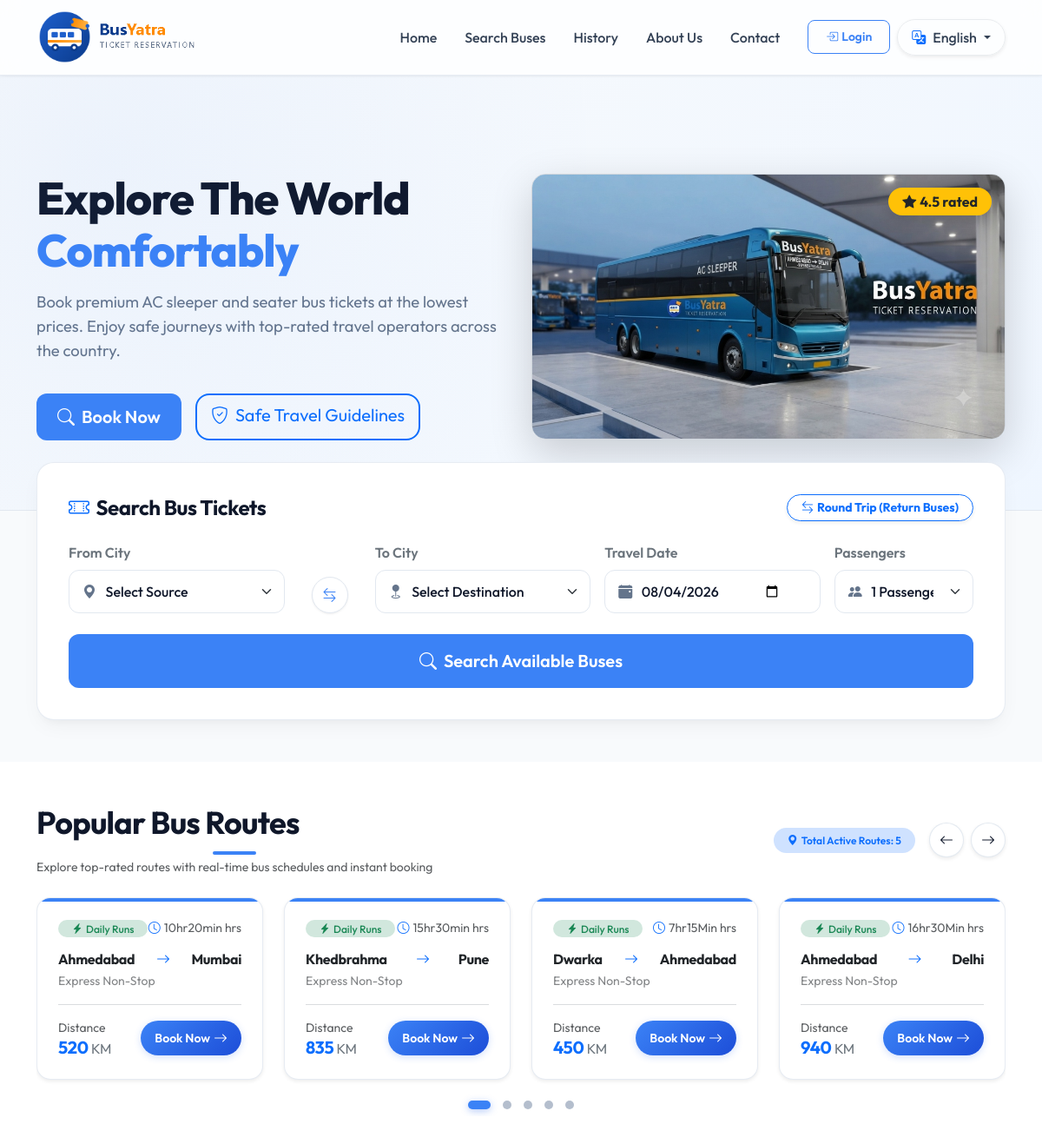
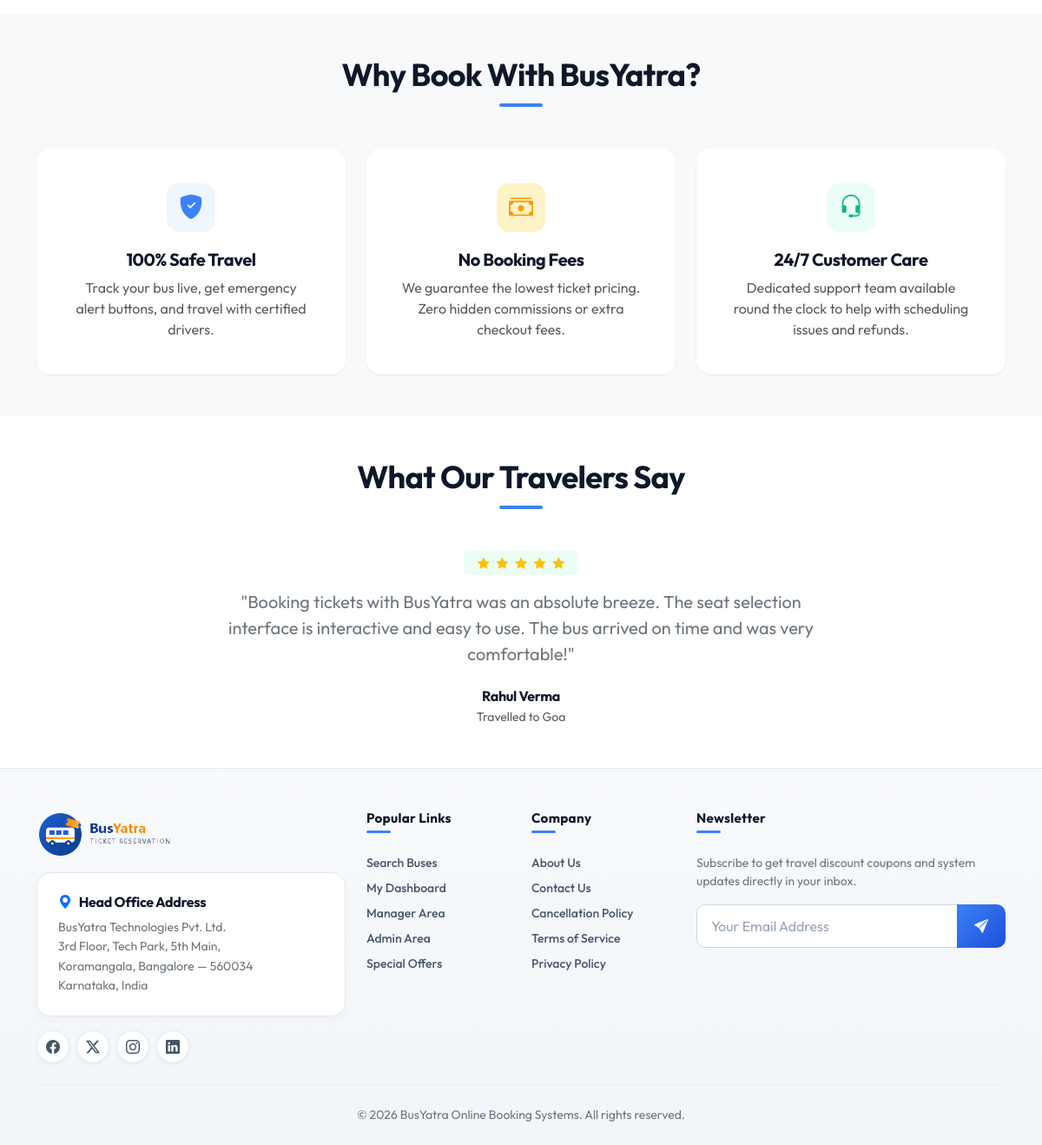
The app's page /index/ with its own data (2 pictures, top to bottom).
### Bus/models.py (models this page shows, shortened)
class Route(models.Model):
    manager = models.ForeignKey(User, on_delete=models.CASCADE)
    source = models.CharField(max_length=100)
    destination = models.CharField(max_length=100)
    distance = models.IntegerField()      # KM
    duration = models.CharField(max_length=50)

### Bus/views.py (the view)
# urls.py: path('index/', views.index, name='index'),
def index(request):
    try:
        routes = Route.objects.all()
        sources = Bus.objects.values_list('source', flat=True).distinct().order_by('source')
        destinations = Bus.objects.values_list('destination', flat=True).distinct().order_by('destination')
        context = {
            'routes': routes,
            'sources': sources,
            'destinations': destinations
        }
        return render(request, 'index.html', context)
    except Exception as e:
        logger.error(f"Error loading homepage: {e}")
        return HttpResponse("An error occurred loading the home page.")

### Bus/context_processors.py (called while the page is built)
def login_user(request):
    email = request.session.get('email')
    if email:
        try:
            user = User.objects.get(email=email)
            return {'login_user': user}
        except User.DoesNotExist:
            pass
    return {'login_user': None}

### Bus/templates/index.html (shortened to what this page needs)
{% extends 'base.html' %}
{% load static %}
{% block content %}
<header class="hero-section">
    <div class="container">
        <div class="row align-items-center gy-4">
            <div class="col-lg-6 text-center text-lg-start">
                <h1 class="hero-title mb-3">Explore The World <span>Comfortably</span></h1>
                <p class="hero-subtitle">Book premium AC sleeper and seater bus tickets at the lowest prices. Enjoy safe
                    journeys with top-rated travel operators across the country.</p>
                <div class="d-flex flex-wrap justify-content-center justify-content-lg-start gap-3">
                    <a href="{% url 'bus_list' %}" class="btn btn-primary-custom btn-lg"><i
                            class="bi bi-search me-2"></i>Book Now</a>
                    <a href="{% url 'travel_guidelines' %}" class="btn btn-outline-primary btn-lg border-2 rounded-4"><i
                            class="bi bi-shield-check me-2"></i>Safe Travel Guidelines</a>
                </div>
            </div>
            <div class="col-lg-6 text-center">
                <div class="position-relative d-inline-block">
                    <img src="{% static 'assets/images/hero-bus.jpg' %}" alt="Travel Bus Banner"
                        class="img-fluid rounded-4 shadow-lg border border-secondary border-opacity-25"
                        style="max-height: 400px; object-fit: cover;">
                    <span
                        class="position-absolute top-0 end-0 m-3 badge rounded-pill bg-warning text-dark px-3 py-2 fs-6 shadow">
                        <i class="bi bi-star-fill me-1"></i>4.5 rated
                    </span>
                </div>
            </div>
        </div>
    </div>
</header>
<section id="search-section" class="container mb-5">
    <div class="search-card">
        <div class="d-flex align-items-center justify-content-between flex-wrap gap-2 mb-4">
            <h4 class="mb-0 text-navy-dark"><i class="bi bi-ticket-perforated text-primary me-2"></i>Search Bus Tickets</h4>
            <div>
                <label class="btn btn-outline-primary rounded-pill btn-sm fw-bold px-3 d-flex align-items-center gap-1 shadow-sm" for="homeRoundTrip" style="cursor: pointer;">
                    <i class="bi bi-arrow-left-right"></i> Round Trip (Return Buses)
                </label>
            </div>
        </div>
        <form action="{% url 'bus_list' %}" method="GET" id="busSearchForm">
            <div class="row g-3 align-items-end">
                <div class="col-lg-3 col-md-6">
                    <label class="form-label fw-semibold text-secondary">From City</label>
                    <div class="input-group-custom">
                        <select class="form-select" name="from" id="fromCity">
                            <option value="" selected>Select Source</option>
                        </select>
                    </div>
                </div>
                <div class="col-lg-1 col-md-12 text-center my-2 my-lg-0">
                    <button type="button" class="btn btn-swap-cities" id="swapBtn" title="Swap Cities">
                        <i class="bi bi-arrow-left-right"></i>
                    </button>
                </div>
                <div class="col-lg-3 col-md-6">
                    <label class="form-label fw-semibold text-secondary">To City</label>
                    <div class="input-group-custom">
                        <select class="form-select" name="to" id="toCity">
                            <option value="" selected>Select Destination</option>
                        </select>
                    </div>
                </div>
                <div class="col-lg-3 col-md-6">
                    <label class="form-label fw-semibold text-secondary">Travel Date</label>
                    <div class="input-group-custom">
                        <input type="date" class="form-control" name="date" id="travelDate" required>
                    </div>
                </div>
                <div class="col-lg-2 col-md-6">
                    <label class="form-label fw-semibold text-secondary">Passengers</label>
                    <div class="input-group-custom">
                        <select class="form-select" name="passengers" id="passengers" required>
                            <option value="1" selected>1 Passenger</option>
                        </select>
                    </div>
                </div>
                <div class="col-12 mt-4">
                    <button type="submit" class="btn btn-primary-custom w-100 py-3 fs-5">
                        <i class="bi bi-search me-2"></i>Search Available Buses
                    </button>
                </div>
            </div>
        </form>
    </div>
</section>
<section class="py-5 bg-white position-relative overflow-hidden">
    <div class="container">
        <div class="d-flex flex-column flex-md-row justify-content-between align-items-md-center mb-4 gap-3">
            <div>
                <h2 class="section-title text-start mb-1">Popular Bus Routes</h2>
                <p class="text-muted mb-0 small">Explore top-rated routes with real-time bus schedules and instant booking</p>
            </div>
            <div class="d-flex align-items-center gap-3">
                <span class="badge bg-primary-subtle text-primary px-3 py-2 rounded-pill fw-semibold">
                    <i class="bi bi-geo-alt-fill me-1"></i>Total Active Routes: {{ routes.count }}
                </span>
                <div class="shadcn-carousel-controls d-flex align-items-center gap-2">
                    <button type="button" class="carousel-btn-prev btn rounded-circle shadow-sm" aria-label="Previous Slide">
                        <i class="bi bi-arrow-left"></i>
                    </button>
                    <button type="button" class="carousel-btn-next btn rounded-circle shadow-sm" aria-label="Next Slide">
                        <i class="bi bi-arrow-right"></i>
                    </button>
                </div>
            </div>
        </div>
        {% if routes %}
        <div class="swiper popular-routes-swiper pb-2">
            <div class="swiper-wrapper">
                {% for route in routes %}
                <div class="swiper-slide h-auto">
                    <div class="card route-card-carousel h-100 border-0 shadow-sm rounded-4 p-3 bg-white">
                        <div class="card-body p-2 d-flex flex-column justify-content-between">
                            <div>
                                <div class="d-flex justify-content-between align-items-center mb-3">
                                    <span class="badge bg-success-subtle text-success px-3 py-1 rounded-pill small fw-medium">
                                        <i class="bi bi-lightning-charge-fill me-1"></i>Daily Runs
                                    </span>
                                    <span class="text-muted small">
                                        <i class="bi bi-clock me-1 text-primary"></i>{{ route.duration }} hrs
                                    </span>
                                </div>
                                <h5 class="card-title fw-bold text-navy-dark mb-1 d-flex align-items-center justify-content-between fs-6">
                                    <span>{{ route.source }}</span>
                                    <i class="bi bi-arrow-right text-primary mx-2 route-arrow-icon"></i>
                                    <span>{{ route.destination }}</span>
                                </h5>
                                <p class="text-muted small mb-0 opacity-75">Express Non-Stop</p>
                            </div>
                            <div>
                                <hr class="my-3 text-secondary opacity-25">
                                <div class="d-flex justify-content-between align-items-center">
                                    <div>
                                        <span class="text-muted small d-block">Distance</span>
                                        <h4 class="text-primary fw-bold mb-0 fs-5">
                                            {{ route.distance }} <span class="fs-6 fw-normal text-secondary">KM</span>
                                        </h4>
                                    </div>
                                    <a href="{% url 'bus_list' %}?from={{ route.source|urlencode }}&to={{ route.destination|urlencode }}&source={{ route.source|urlencode }}&destination={{ route.destination|urlencode }}"
                                        class="btn btn-primary rounded-pill px-3 py-2 d-flex align-items-center gap-1 route-arrow-btn">
                                        <span class="small fw-semibold">Book Now</span>
                                        <i class="bi bi-arrow-right fs-6"></i>
                                    </a>
                                </div>
                            </div>
                        </div>
                    </div>
                </div>
                {% endfor %}
            </div>
            <div class="swiper-pagination"></div>
        </div>
        {% else %}
        <div class="text-center py-5">
            <h5 class="text-muted">No Routes Available</h5>
        </div>
        {% endif %}
    </div>
</section>
<section id="why-choose-us" class="py-5 bg-light">
    <div class="container">
        <h2 class="section-title text-center">Why Book With BusYatra?</h2>
        <div class="row g-4">
            <div class="col-md-4 text-center">
                <div class="card card-custom h-100 p-4 border-0">
                    <div class="card-body">
                        <div class="icon-container icon-blue mx-auto">
                            <i class="bi bi-shield-fill-check fs-3"></i>
                        </div>
                        <h5 class="mb-2 text-navy-dark">100% Safe Travel</h5>
                        <p class="text-muted mb-0">Track your bus live, get emergency alert buttons, and travel with
                            certified drivers.</p>
                    </div>
                </div>
            </div>
            <div class="col-md-4 text-center">
                <div class="card card-custom h-100 p-4 border-0">
                    <div class="card-body">
                        <div class="icon-container icon-amber mx-auto">
                            <i class="bi bi-cash-stack fs-3"></i>
                        </div>
                        <h5 class="mb-2 text-navy-dark">No Booking Fees</h5>
                        <p class="text-muted mb-0">We guarantee the lowest ticket pricing. Zero hidden commissions or
                            extra checkout fees.</p>
                    </div>
                </div>
            </div>
            <div class="col-md-4 text-center">
                <div class="card card-custom h-100 p-4 border-0">
                    <div class="card-body">
                        <div class="icon-container icon-green mx-auto">
                            <i class="bi bi-headset fs-3"></i>
                        </div>
                        <h5 class="mb-2 text-navy-dark">24/7 Customer Care</h5>
                        <p class="text-muted mb-0">Dedicated support team available round the clock to help with
                            scheduling issues and refunds.</p>
                    </div>
                </div>
            </div>
        </div>
    </div>
</section>
<section class="py-5 bg-white">
    <div class="container">
        <h2 class="section-title text-center">What Our Travelers Say</h2>
        <div id="testimonialCarousel" class="carousel slide" data-bs-ride="carousel">
            <div class="carousel-inner">
                <div class="carousel-item active">
                    <div class="row justify-content-center">
                        <div class="col-md-8 text-center">
                            <div class="rating-badge mb-3 bg-amber-light text-warning px-3 py-1">
                                <i class="bi bi-star-fill me-1"></i>
                                <i class="bi bi-star-fill me-1"></i>
                                <i class="bi bi-star-fill me-1"></i>
                                <i class="bi bi-star-fill me-1"></i>
                                <i class="bi bi-star-fill"></i>
                            </div>
                            <p class="fs-5 italic text-secondary px-4">"Booking tickets with BusYatra was an absolute
                                breeze. The seat selection interface is interactive and easy to use. The bus arrived on
                                time and was very comfortable!"</p>
                            <h6 class="mt-4 mb-0 text-navy-dark">Rahul Verma</h6>
                            <small class="text-muted">Travelled to Goa</small>
                        </div>
                    </div>
                </div>
            </div>
            <button class="carousel-control-prev" type="button" data-bs-target="#testimonialCarousel"
                data-bs-slide="prev">
                <span class="carousel-control-prev-icon bg-navy-dark p-3 rounded-circle" aria-hidden="true"></span>
            </button>
            <button class="carousel-control-next" type="button" data-bs-target="#testimonialCarousel"
                data-bs-slide="next">
                <span class="carousel-control-next-icon bg-navy-dark p-3 rounded-circle" aria-hidden="true"></span>
            </button>
        </div>
    </div>
</section>
{% endblock %}

### records on screen
Route: duration "10hr20min", source "Ahmedabad", destination "Mumbai", distance "520"
Route: duration "15hr30min", source "Khedbrahma", destination "Pune", distance "835"
Route: duration "7hr15Min", source "Dwarka", destination "Ahmedabad", distance "450"
Route: duration "16hr30Min", source "Ahmedabad", destination "Delhi", distance "940"

### other values on screen
{{ routes.count }} "5"
